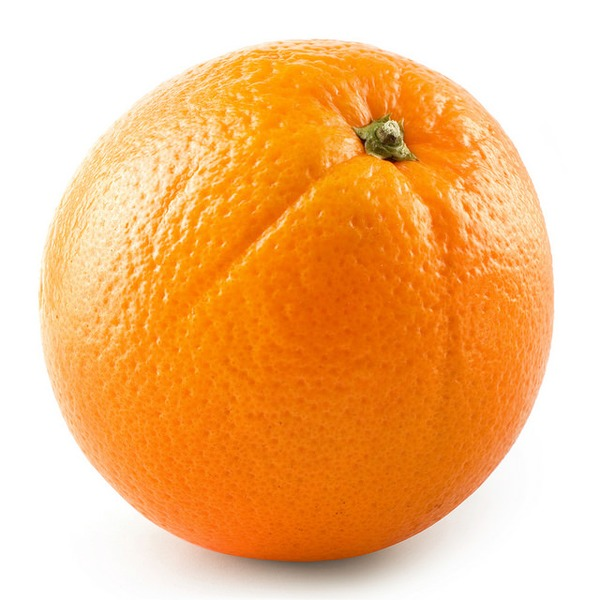
#> input picture Activity 12/Orange/orange01.jpg, 600 x 600 px; its folder holds only this picture in this run
$ jupyter execute 'Activity 12 - Feature Extraction.ipynb'
#> lines starting #> are read from the running program, lines starting #| are printed output that depends on the picture; after the words box and inside, x2 and y2 are one past the last pixel; in counts of white or black regions, pixels touching at a corner belong together; long printed decimals are rounded
[cell 1]
import numpy as np
import matplotlib.pyplot as plt
import cv2
import pandas as pd
from skimage import measure
import statistics
import glob

[cell 2]
def RGB(array):
    return array[:,:,0], array[:,:,1], array[:,:,2]

def NCC(R,G,B):
    I = R + G + B

    I[I == 0] = 1000000

    r = R / I
    g = G / I
    b = 1 - r - g

    return r, g ,b

def find_max_mode(list1):
    list_table = statistics._counts(list1)
    len_table = len(list_table)

    if len_table == 1:
        max_mode = statistics.mode(list1)
    else:
        new_list = []
        for i in range(len_table):
            new_list.append(list_table[i][0])
        max_mode = max(new_list) # use the max value here
    return max_mode

def most_element(liste):
    numeral=[[liste.count(nb), nb] for nb in liste]
    numeral.sort(key=lambda x:x[0], reverse=True)
    return(numeral[0][1])

[cell 3]
filenames = sorted(glob.glob('Orange/*'))
filenames

[cell 4]
def create_binarized_image(file):
#> called with file = 'Orange/orange01.jpg'
    img = cv2.imread(file)
#> img is the input picture: shape (600, 600, 3); mean B, G, R 128, 187, 245.2

#     plt.figure(figsize=(18,6))
#     plt.subplot(131)
#     plt.imshow(plt.imread(file))

    gray = cv2.cvtColor(img, cv2.COLOR_BGR2GRAY)
    ret, thresh = cv2.threshold(gray, 0, 255, cv2.THRESH_BINARY_INV + cv2.THRESH_OTSU)
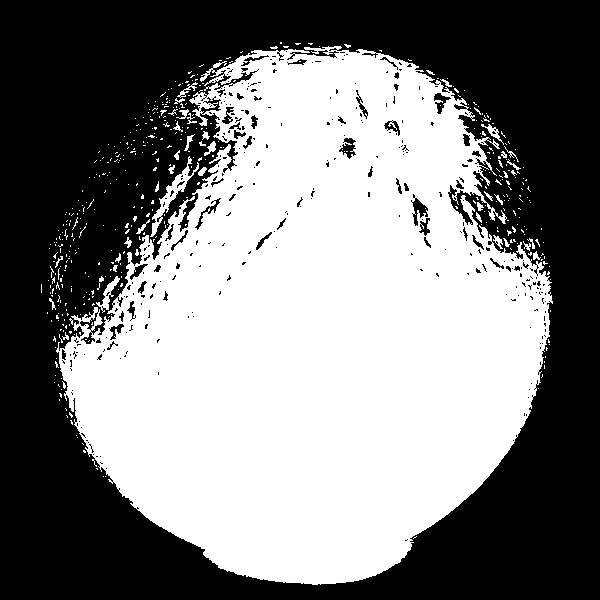
#> thresh: shape (600, 600); 49.8% white; 483 white regions (445 under 20 px), largest, box (x1, y1, x2, y2) and area: (56, 46, 553, 585) 175427, (150, 156, 199, 237) 684, (96, 276, 120, 313) 236
#> ret = 197

    im_th = thresh.copy()
    im_floodfill = im_th.copy()

    height, width = im_th.shape[:2]
#> height = 600; width = 600
    mask = np.zeros((height+2, width+2), np.uint8)

    cv2.floodFill(im_floodfill, mask, (0,0), 255)
#> im_floodfill: shape (600, 600); 98.8% white; black in thin lines or dots, all inside (x1, y1, x2, y2) = (62, 48, 550, 541)

    im_floodfill_inv = cv2.bitwise_not(im_floodfill)

    im_out = im_th | im_floodfill_inv
#> im_out: shape (600, 600); 51.1% white; 1 black region, box (x1, y1, x2, y2) and area: (0, 0, 600, 600) 176103

    thresh = im_out.copy()
    ellipse = cv2.getStructuringElement(cv2.MORPH_ELLIPSE,(2,2))

    if file[0:6] == 'Orange': thresh = cv2.dilate(thresh, ellipse, iterations = 50)
#> thresh: shape (600, 600); 69.5% white; 12 black regions (10 under 20 px), largest, box (x1, y1, x2, y2) and area: (0, 0, 600, 600) 91378, (413, 345, 600, 600) 18388
    else: thresh = cv2.dilate(thresh, ellipse, iterations = 1)
    thresh = cv2.morphologyEx(thresh, cv2.MORPH_CLOSE, ellipse, iterations = 1)
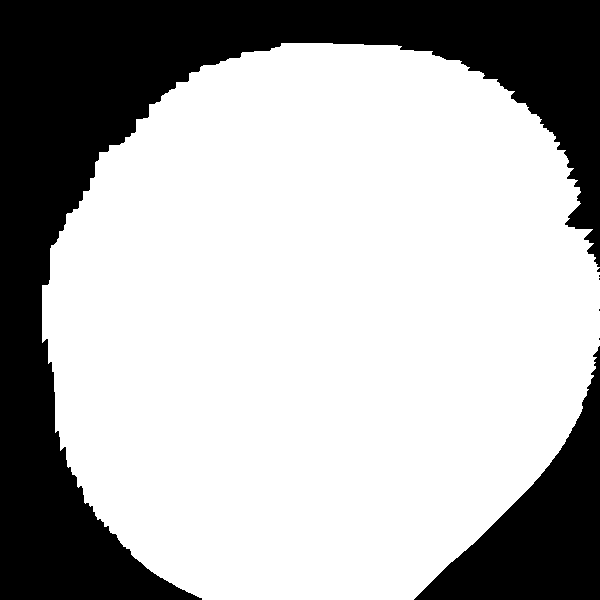
#> thresh: shape (600, 600); 69.3% white; 7 black regions (5 under 20 px), largest, box (x1, y1, x2, y2) and area: (0, 0, 600, 600) 92198, (414, 346, 600, 600) 18146

    #find all your connected components (white blobs in your image)
    nb_components, output, stats, centroids = cv2.connectedComponentsWithStats(thresh, connectivity=8)
#> nb_components = 2; stats = [[0, 0, 600, 600, 110361], [42, 43, 558, 557, 249639]]; centroids = [[253.7, 247.9], [319.8, 322.3]]
    #connectedComponentswithStats yields every seperated component with information on each of them, such as size
    #the following part is just taking out the background which is also considered a component, but most of the time we don't want that.
    sizes = stats[1:, -1]; nb_components = nb_components - 1
#> after `sizes = stats[1:, -1]`: sizes = [249639]
#> after `nb_components = nb_components - 1`: nb_components = 1

    # minimum size of particles we want to keep (number of pixels)
    #here, it's a fixed value, but you can set it as you want, eg the mean of the sizes or whatever
    min_size = 200

    #your answer image
    thresh2 = np.zeros((output.shape))
    #for every component in the image, you keep it only if it's above min_size
    for i in range(0, nb_components):
        if sizes[i] >= min_size:
            thresh2[output == i + 1] = 255

    data_new = cv2.imread(file,0)
#> data_new: shape (600, 600); min 14, max 255, mean 197.7
    v_max = 200
    v_min = 50

    data_new[(data_new <= v_max) & (data_new >= v_min)] = 1
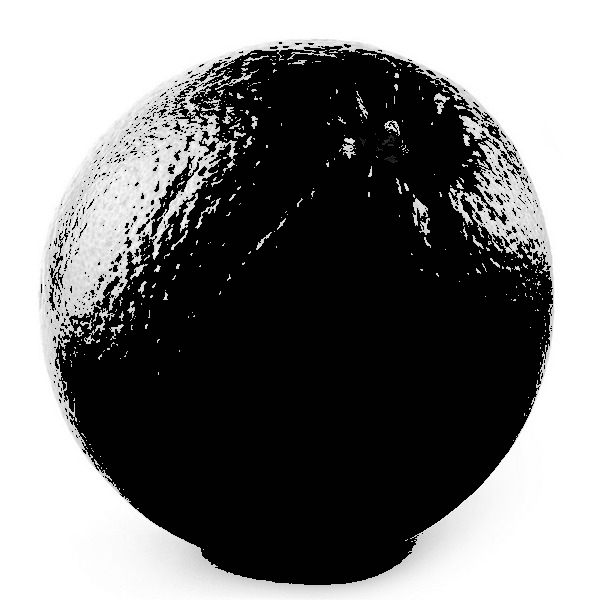
#> data_new: shape (600, 600); min 1, max 255, mean 121.8
    data_new[(data_new >= v_max) & (data_new <= v_min)] = 0


    labels= measure.label(thresh2)
#> labels: shape (600, 600) int64; values 0 (black) and 1 (white), 69.3% white; 7 black regions (5 under 20 px)
    #labels= measure.label(data_new)
    #props = measure.regionprops(labels, data_new)
    props = measure.regionprops(labels, thresh2)
#> props = 1 regions; box (x1, y1, x2, y2) and area: (42, 43, 600, 600) 249639
    eccentricity_list = []
    for props in props: eccentricity_list.append(props.eccentricity)
#> this loop made 1 pass
#> after the loop, eccentricity_list = [0.397]
    eccentricity_list = np.array(eccentricity_list)
    print('eccentricity:', eccentricity_list.min())
#| eccentricity: 0.3967
    #print('eccentricity:', props[0].eccentricity)

    image = plt.imread(file)
    thresh2[thresh2 == 255] = 1

    R_img,G_img,B_img = RGB(image)
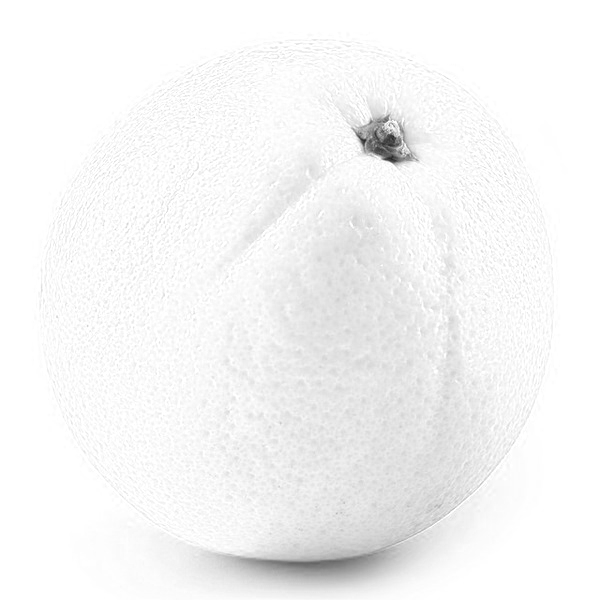
#> R_img: shape (600, 600); min 39, max 255, mean 245.2

    new_image_R = R_img * thresh2
    new_image_G = G_img * thresh2
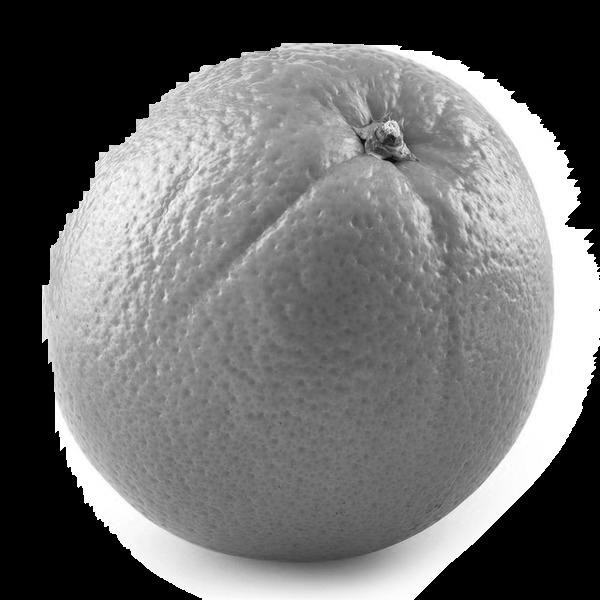
#> new_image_G: shape (600, 600) float64; min 0, max 255, mean 109.3
    new_image_B = B_img * thresh2
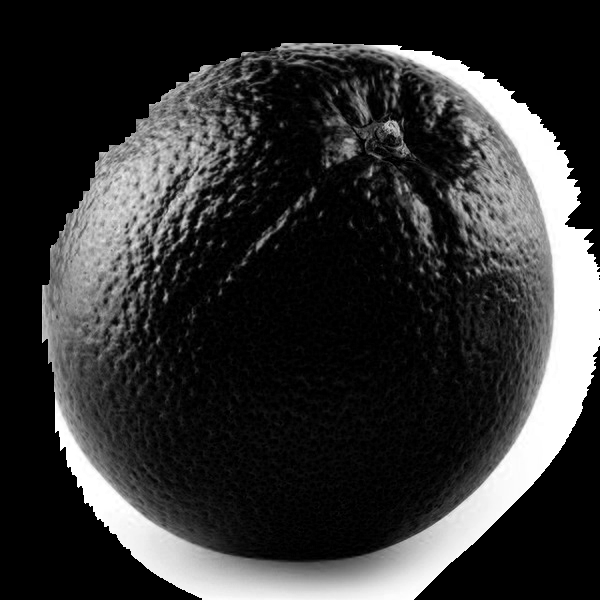
#> new_image_B: shape (600, 600) float64; min 0, max 255, mean 51

    new_img = image.copy()
    new_img[:,:,0] = new_image_R
    new_img[:,:,1] = new_image_G
    new_img[:,:,2] = new_image_B
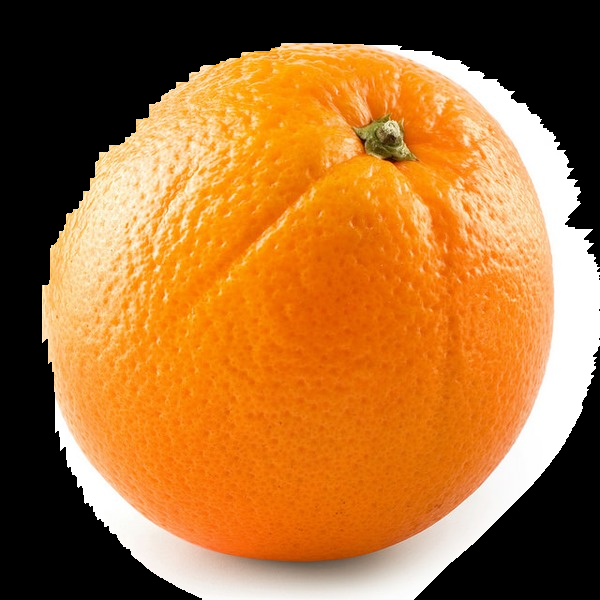
#> new_img: shape (600, 600, 3); mean R, G, B 167.1, 109.3, 51

# [4 lines of commented-out code are left out]


    r,g,b = NCC(new_image_R, new_image_G, new_image_B)
#> in NCC, `r = R / I`:
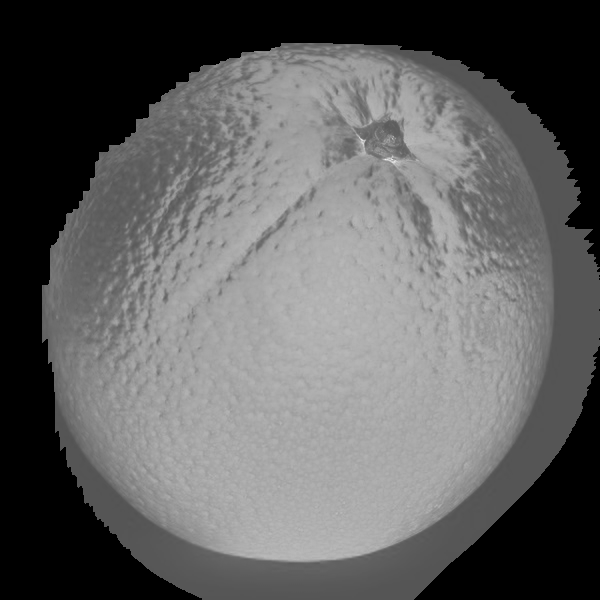
#> r: shape (600, 600) float64; min 0, max 0.943, mean 0.38
#> in NCC, `g = G / I`:
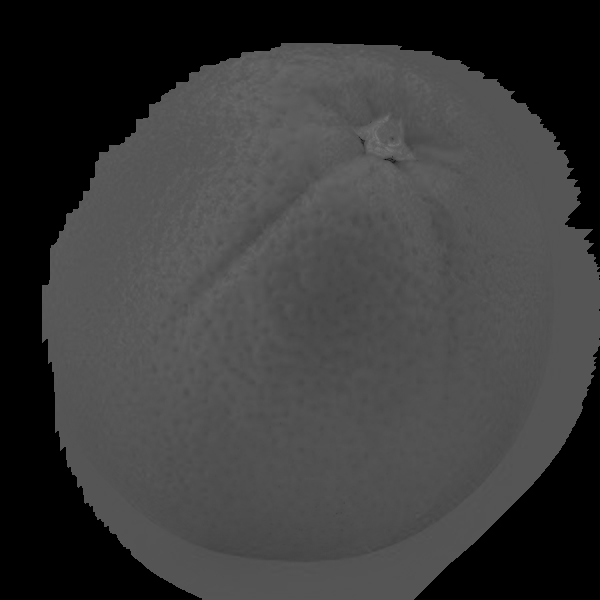
#> g: shape (600, 600) float64; min 0, max 0.48, mean 0.23
#> in NCC, `b = 1 - r - g`:
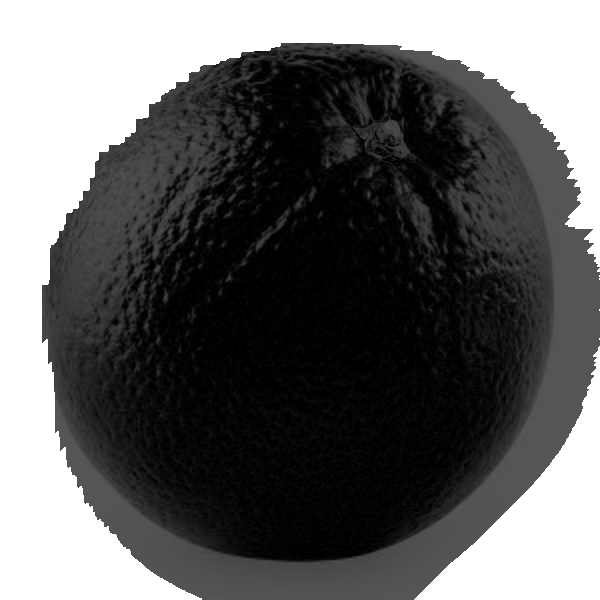
#> b: shape (600, 600) float64; min -5.55e-17, max 1, mean 0.39; drawn with min black and max white
    b = 1-r-g
    b[b < 0] = 0
#> b: shape (600, 600) float64; 1.37% of pixels changed, all inside (x1, y1, x2, y2) = (125, 58, 496, 559)

    colors = list(zip(r.flatten(), g.flatten(),b.flatten()))
#> colors = 360000 items

    from statistics import mode
    new_r = filter(lambda a: a != 0, r.flatten())
    new_g = filter(lambda a: a != 0, g.flatten())

    new_r = filter(lambda a: a != 0.3333333333333333, new_r)
    new_g = filter(lambda a: a != 0.3333333333333333, new_g)

    #X = mode(new_r)
    #Y = mode(new_g)
    try:
        X = mode(new_r)
#> X = 0.667
    except Exception:
        try:
            X = most_element(list(new_r))
        except:
            r_last_resort = filter(lambda a: a != 0, r.flatten())
            X = np.mean(list(r_last_resort))

    try:
        Y = mode(new_g)
#> Y = 0.334
    except Exception:
        try:
            Y = most_element(list(new_g))
        except:
            g_last_resort = filter(lambda a: a != 0, g.flatten())
            Y = np.mean(list(g_last_resort))

    #Y = most_element(list(new_g))

    #X = find_max_mode(new_r)
    #Y = find_max_mode(new_g)
    #if type(Y) == np.float64: print('r,g values:', X, Y)
    #if type(Y) != np.float64: print('r,g values:', X, Y[0])

    print('r,g values:', X, Y)
#| r,g values: 0.6667 0.3338

# [8 lines of commented-out code are left out]

    new = np.zeros([10,10,3])
    new[:,:,0] = X
    new[:,:,1] = Y
    new[:,:,2] = 1-X-Y
    new = (new*500).astype(int)
    new[new>255] = 255

#     plt.subplot(133)
#     plt.imshow(new)
#     plt.show()

    return eccentricity_list.min(), X, Y

[cell 5]
labels = []
orange_data = []
for file in filenames:
    print(file)

    eccentricity, r, g = create_binarized_image(file)
#> eccentricity = 0.397; r = 0.667; g = 0.334

    if '.png' or '.jpg' in file:
        #labels.append(file[14:-4])
        orange_data.append({'label':file[13:-4], 'eccentricity': eccentricity, 'r': r, 'g': g})
    if '.jpeg' in file:
        #labels.append(file[14:-5])
        orange_data.append({'label':file[13:-5], 'eccentricity': eccentricity, 'r': r, 'g': g})

    print()

[cell 6]
orange_df = pd.DataFrame(orange_data)
#> orange_df = table of 1 rows and 4 columns
orange_df.to_csv('orange.csv', header=True, index=False)

$ run again, on Activity 12/Orange/orange05.jpg
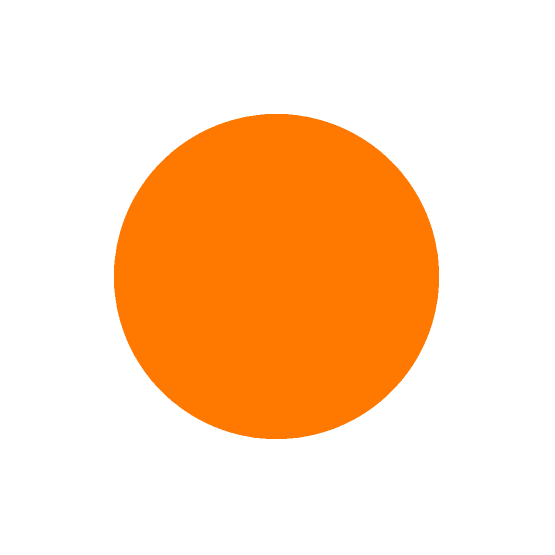
#> input picture Activity 12/Orange/orange05.jpg, 1109 x 1109 px (shown at 1/2 size)
#> in create_binarized_image, img is the input picture: shape (1109, 1109, 3); mean B, G, R 186.1, 218.8, 255
#> in create_binarized_image, `ret, thresh = cv2.threshold(gray, 0, 255, cv2.THRESH_BINARY_INV + cv2...`:
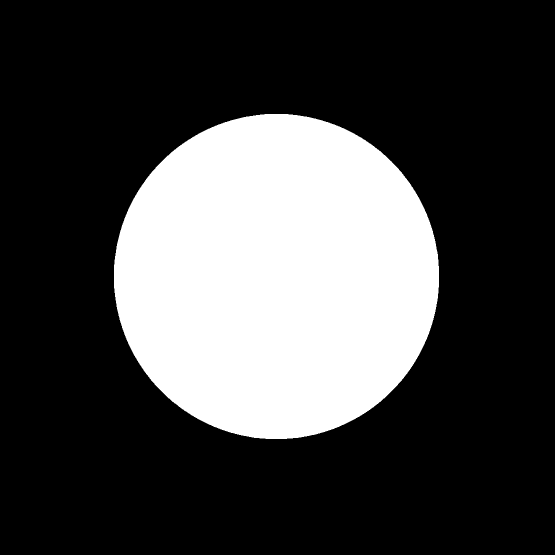
#> thresh: shape (1109, 1109) (shown at 1/2 size); 27% white; 1 white region, box (x1, y1, x2, y2) and area: (228, 228, 878, 878) 332237
#> ret = 198
#> im_floodfill: shape (1109, 1109); every value is 255
#> im_floodfill_inv: shape (1109, 1109); every value is 0
#> output: shape (1109, 1109) int32; values 0 (black) and 1 (white), 31.6% white; 1 white region, box (x1, y1, x2, y2) and area: (229, 229, 929, 929) 388911
#> in create_binarized_image, `nb_components, output, stats, centroids = cv2.connectedComponentsWithS..`: nb_components = 2; stats = [[0, 0, 1109, 1109, 840970], [229, 229, 700, 700, 388911]]; centroids = [[545.7, 545.7], [571.9, 571.9]]
#> sizes = [388911]
#> in create_binarized_image, `nb_components = nb_components - 1`: nb_components = 1
#> labels: shape (1109, 1109) int64; values 0 (black) and 1 (white), 31.6% white; 1 white region
#> props = 1 regions; box (x1, y1, x2, y2) and area: (229, 229, 929, 929) 388911
#> the loop in create_binarized_image, `for props in props: eccentricity_list.append(props.eccentricity)` made 1 pass
#> after the loop in create_binarized_image, `for props in props: eccentricity_list.append(props.eccentricity)`: eccentricity_list = [0.291]
#| eccentricity: 0.2908
#> in NCC, `b = 1 - r - g`:
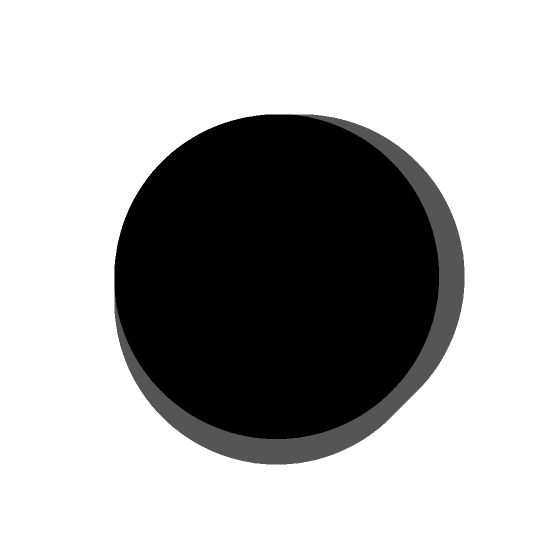
#> b: shape (1109, 1109) float64 (shown at 1/2 size); min -5.55e-17, max 1, mean 0.699; drawn with min black and max white
#> colors = 1229881 items
#> X = 0.678
#> Y = 0.322
#| r,g values: 0.6782 0.3218
#> `eccentricity, r, g = create_binarized_image(file)`: eccentricity = 0.291; r = 0.678; g = 0.322
#> orange_df = table of 1 rows and 4 columns
